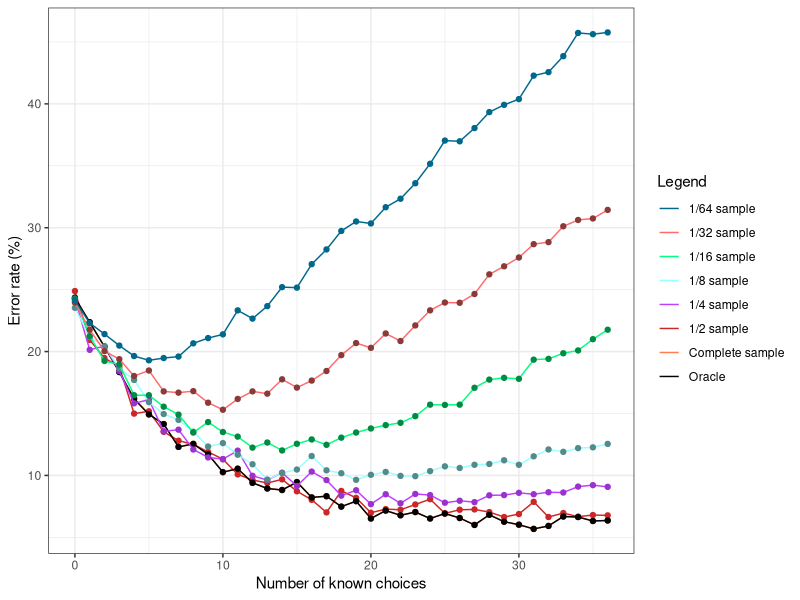
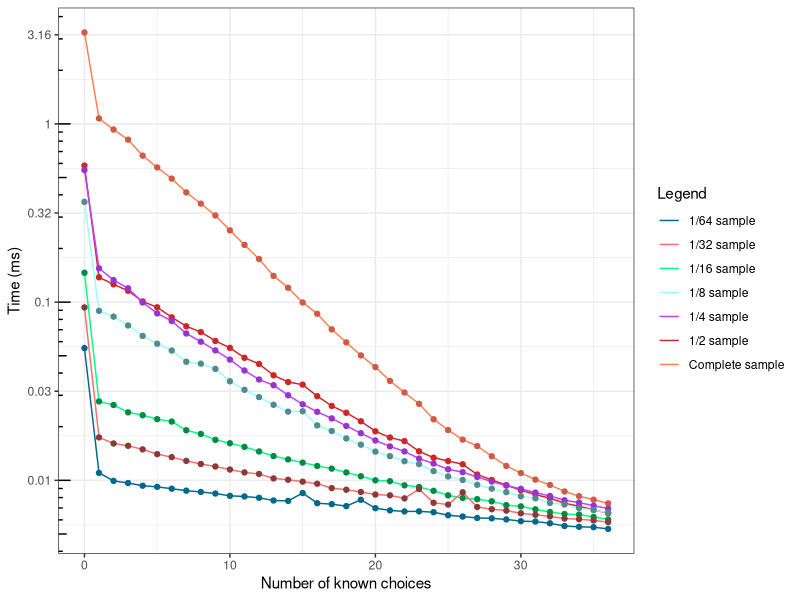

The R source for these figures, in order:
library(ggplot2)

#--------------------------------------------------------------------------------------------
#Parametres globaux
dataset_name = "alarm"
algo_name = "rc"
taille_img_x = 1024/2
taille_img_y = 720/2
#fin parametres globaux
#--------------------------------------------------------------------------------------------

#--------------------------------------------------------------------------------------------
#data

oracle = c(0.7565026010404161,0.7763105242096838,0.7961184473789515,0.8165266106442577,0.8381352541016407,0.8507402961184474,0.8585434173669467,0.8769507803121248,0.8745498199279712,0.882953181272509,0.897358943577431,0.8945578231292517,0.9059623849539816,0.9105642256902761,0.9117647058823529,0.9053621448579432,0.9177671068427371,0.916766706682673,0.9251700680272109,0.9207683073229291,0.9347739095638256,0.9283713485394157,0.9321728691476591,0.9295718287314926,0.9347739095638256,0.9307723089235694,0.9343737494997999,0.9399759903961584,0.9317727090836334,0.937374949979992,0.9397759103641457,0.9431772709083633,0.9407763105242097,0.933173269307723,0.9335734293717487,0.9367747098839536,0.936374549819928)
courbe1 = c(0.7565026010404161,0.7763105242096838,0.7961184473789515,0.8165266106442577,0.8381352541016407,0.8507402961184474,0.8585434173669467,0.8769507803121248,0.8745498199279712,0.882953181272509,0.897358943577431,0.8945578231292517,0.9059623849539816,0.9105642256902761,0.9117647058823529,0.9053621448579432,0.9177671068427371,0.916766706682673,0.9251700680272109,0.9207683073229291,0.9347739095638256,0.9283713485394157,0.9321728691476591,0.9295718287314926,0.9347739095638256,0.9307723089235694,0.9343737494997999,0.9399759903961584,0.9317727090836334,0.937374949979992,0.9397759103641457,0.9431772709083633,0.9407763105242097,0.933173269307723,0.9335734293717487,0.9367747098839536,0.936374549819928)
courbe1_2 = c(0.7511336356361696,0.7906108295545479,0.8052814083755668,0.8122165910909576,0.850093358228861,0.8482261936516404,0.86476393704988,0.8719658575620165,0.8748999733262203,0.8810349426513737,0.8869031741797813,0.899173112830088,0.9037076553747666,0.9061082955454788,0.903174179781275,0.9127767404641237,0.9197119231795146,0.9298479594558549,0.9125100026673779,0.9181114963990398,0.9301146972526007,0.9271805814883969,0.9277140570818885,0.9234462523339557,0.919178447586023,0.9306481728460922,0.9277140570818885,0.9274473192851427,0.9295812216591091,0.9335822886102961,0.9311816484395838,0.9213123499599893,0.9335822886102961,0.9303814350493465,0.9333155508135503,0.9319818618298212,0.932248599626567)
courbe1_4 = c(0.7574302697759487,0.7985825331504344,0.7956104252400549,0.81572930955647,0.8417924096936442,0.8388203017832647,0.8644261545496114,0.8630544124371284,0.8790580704160951,0.8854595336076817,0.8868312757201646,0.8799725651577504,0.9003200731595793,0.9037494284407864,0.8978052126200274,0.9085505258344765,0.8968907178783722,0.9037494284407864,0.9163237311385459,0.9119798811156836,0.9231824417009602,0.9151806127114769,0.9224965706447188,0.9149519890260631,0.9158664837677183,0.9220393232738912,0.9204389574759945,0.9215820759030635,0.9160951074531322,0.9158664837677183,0.9140374942844078,0.9151806127114769,0.9135802469135802,0.9138088705989941,0.909007773205304,0.9078646547782351,0.9092363968907179)
courbe1_8 = c(0.764668231278003,0.7883507574141242,0.7958182206101985,0.8135267761894602,0.8229144442073821,0.8408363558779604,0.8504373799871986,0.8551312139961595,0.8647322381053979,0.8766801792191167,0.8739065500320035,0.8832942180499254,0.890975037337316,0.9033496906336675,0.8980157883507575,0.8952421591636441,0.8843609985065074,0.8958822274375934,0.8982291444420738,0.903563046724984,0.8995092809899723,0.8971623639854918,0.9003627053552379,0.9005760614465543,0.8965222957115425,0.8926818860678473,0.8939620226157456,0.8914017495199488,0.8907616812459995,0.8877746959675699,0.8914017495199488,0.8845743545978237,0.8790270962235972,0.8809473010454448,0.8779603157670152,0.8773202474930659,0.8745466183059526)
courbe1_16 = c(0.7571753045632872,0.7875283914928763,0.807557299194714,0.8104480693784845,0.8352260995250878,0.8352260995250878,0.844517860830064,0.8509188519512699,0.8653727028701218,0.8569068759033657,0.8649597357010118,0.8686764402230023,0.8775552343588685,0.8734255626677679,0.8798265537889738,0.874457980590543,0.8709477596531076,0.8752839149287631,0.8695023745612224,0.8653727028701218,0.8620689655172413,0.8593846789180261,0.8575263266570308,0.8521577534586,0.8428659921536238,0.8430724757381788,0.8428659921536238,0.8292380755729919,0.822630600867231,0.8211852157753459,0.822011150113566,0.8065248812719389,0.8059054305182738,0.8013627916580632,0.7990914722279578,0.7900061945075366,0.7823663018790006)
courbe1_32= c(0.7604145498882341,0.7823613086770982,0.7996342206868523,0.8061369640317009,0.8197520829099777,0.8152814468603943,0.8321479374110953,0.8331639910587278,0.8319447266815688,0.8412924202397887,0.8469823206665312,0.8382442592968908,0.8321479374110953,0.833976833976834,0.8223938223938224,0.8290997764681975,0.823409876041455,0.8156878683194473,0.8028855923592766,0.7931314773420036,0.7969924812030075,0.7854094696199959,0.7915057915057915,0.7789067262751473,0.7667140825035562,0.7604145498882341,0.7606177606177607,0.7535053850843324,0.737654948181264,0.7311522048364154,0.7240398293029872,0.7132696606380817,0.7116439748018696,0.6988416988416989,0.6937614306035359,0.6925421662263768,0.6856330014224751)
courbe1_64 = c(0.7586693548387097,0.777016129032258,0.7858870967741935,0.7951612903225806,0.8036290322580645,0.8070564516129032,0.805241935483871,0.8040322580645162,0.7933467741935484,0.7891129032258064,0.7860887096774194,0.7667338709677419,0.7733870967741936,0.7633064516129032,0.7479838709677419,0.7483870967741936,0.7294354838709678,0.7175403225806452,0.7026209677419355,0.6949596774193548,0.6965725806451613,0.6834677419354839,0.6766129032258065,0.6641129032258064,0.6483870967741936,0.6296370967741935,0.630241935483871,0.6195564516129032,0.6066532258064516,0.6008064516129032,0.5961693548387097,0.5772177419354839,0.5743951612903225,0.561491935483871,0.542741935483871,0.54375,0.5423387096774194)

tps_courbe1 = c(3.260436447979192,1.0735578707482993,0.93003493717487,0.8156372893157263,0.6635573503401361,0.5699110468187275,0.49307356282513004,0.4128526744697879,0.35688447659063627,0.3063106844737895,0.2527949253701481,0.2095138793517407,0.17454798039215685,0.1403603757503001,0.12034017987194878,0.09953717326930772,0.08602137775110044,0.0703179943977591,0.0594418087234894,0.0502299549819928,0.0432231862745098,0.03614089775910364,0.031091359543817528,0.026876727290916367,0.02202147919167667,0.01914060424169668,0.01692589595838335,0.015571928171268507,0.01365353181272509,0.012042611444577831,0.010987975590236095,0.010094930972388956,0.009418771108443377,0.008660603041216486,0.008147490196078432,0.007782820528211285,0.007425873949579832)
tps_courbe1_2 = c(0.5834426065617498,0.13785424939983995,0.1257786230994932,0.11573462790077355,0.10085504027740731,0.09352511576420379,0.08219824459855962,0.07319367404641237,0.06792878607628701,0.060548114963990395,0.05536693091491064,0.048706759935982925,0.04499676126967191,0.03883989517204588,0.0356093360896239,0.03442863857028541,0.02965932035209389,0.026137434782608694,0.023936898106161644,0.021451500133368898,0.0188418114163777,0.017386514003734328,0.016602684182448653,0.014545157108562284,0.013392590824219792,0.012833652707388636,0.01230280901573753,0.010778532141904508,0.010050082955454788,0.009394672445985595,0.00879849826620432,0.008323281408375566,0.007928666844491864,0.0074390360096025605,0.00714911309682582,0.006836783675646839,0.0065359882635369435)
tps_courbe1_4 = c(0.5512198774577046,0.15480721376314585,0.13294712825788751,0.11954266780978509,0.09959187905807042,0.08646775788751715,0.07832855441243713,0.06665838820301784,0.059952558756287154,0.05360913100137174,0.04760051440329218,0.04133211271147691,0.036782938500228624,0.034173339734796526,0.03000913305898491,0.0267187633744856,0.024230078417924097,0.02225317146776406,0.020187128715134887,0.018395297668038407,0.016739331275720165,0.015500158207590306,0.014530874485596708,0.013246705304069501,0.01241713854595336,0.011536369913123,0.011113029263831732,0.010439139003200731,0.009845171239140376,0.00934022130772748,0.008959086877000456,0.008536445358939186,0.008167636716963878,0.007732367855509831,0.007497670553269319,0.007205697302240512,0.006941411065386374)
tps_courbe1_8 = c(0.36526619692767226,0.08933387518668658,0.08288692297845103,0.07392462940046939,0.06464287774695968,0.058451441433752936,0.05350505525922765,0.04628825752080222,0.04514204693834009,0.04220091188393429,0.03595924898655856,0.032213715382974184,0.029311510987838702,0.026537263281416684,0.024287268401962877,0.024412592063153403,0.020341851290804354,0.018908952208235547,0.01718199402602944,0.015858211649242587,0.014492012374653297,0.013671115425645402,0.012801526136121186,0.012334092169831449,0.011262244932792832,0.010519732878173671,0.01004957200768082,0.00943826242799232,0.008978212075954768,0.008582088756133987,0.00814183955621933,0.007930151056112653,0.007472900149349264,0.007314420738212076,0.006987438233411564,0.006807619799445274,0.006586868572647749)
tps_courbe1_16 = c(0.14614744104893662,0.02771782366301879,0.026465179227751393,0.02407389077018377,0.023196595705141442,0.02203614825521371,0.021364317571753045,0.01909617406566178,0.018211159818294447,0.016873393144744994,0.01614777431344208,0.015406482552137104,0.014519336774726409,0.013682110881684906,0.013099510014453851,0.012570884162709064,0.012040165186867645,0.011633859797646088,0.011072214536444353,0.010539119347511873,0.010000740450134214,0.009890863720834194,0.00937315052653314,0.009179855461490811,0.008731550898203592,0.008238211232707,0.007960594879207103,0.007838540986991533,0.007627925046458806,0.007255726409250465,0.0071421792277513935,0.006874006400991122,0.006640902952715259,0.006468300433615528,0.006426575882717324,0.00622650361346273,0.006032918232500516)
tps_courbe1_32= c(0.09338369498069499,0.017408818532818532,0.016098247510668563,0.015624732371469214,0.014918029262345051,0.014027833570412518,0.013491121926437716,0.0128576565738671,0.012351667140825036,0.01195574700264174,0.011496727697622434,0.01107483722820565,0.010860743954480797,0.0102512188579557,0.010074168258484048,0.009828678723836618,0.009571007315586263,0.009041758382442594,0.008857958545011176,0.008602930298719773,0.008324474700264173,0.00824021520016257,0.007919498882340987,0.008929088396667345,0.007480628327575696,0.007309440357650884,0.008570870757976022,0.007081931517984149,0.006882726275147328,0.006760792318634424,0.006533878073562284,0.006405898801056696,0.006277661450924609,0.006102761633814266,0.006050069091648039,0.005958121316805527,0.00583003434261329)
tps_courbe1_64 = c(0.055193120766129034,0.011006599596774193,0.009931004838709677,0.009656213911290323,0.009329253830645161,0.009190548790322581,0.0089747,0.008750179637096775,0.008605391935483871,0.008433113911290322,0.008184747580645161,0.008118943145161291,0.007980783467741935,0.00770553185483871,0.007665311491935484,0.008487722983870967,0.007444052620967742,0.007351283064516129,0.0071640604838709675,0.007776345766129032,0.006975235887096774,0.0067816649193548385,0.0066895022177419355,0.006698707661290323,0.006623079032258065,0.006369771572580645,0.006263685080645161,0.006149351008064516,0.006120639314516129,0.006035147177419355,0.005900102016129032,0.005870464717741936,0.005739877217741936,0.005542830241935484,0.005483942943548387,0.005458233669354839,0.005338340927419354)

#--------------------------------------------------------------------------------------------
#parametres graphes
# -- manuels
x_pas_erreur = 4
y_pas_erreur = 3
x_legend_erreur = 0
y_legend_erreur = 50
y_padding_erreur = 1

x_pas_time = 4
y_pas_time = 3
x_legend_time = 0
y_legend_time = 0.013
y_padding_time = 0.01

# -- auto calcul

#MAJ VERS ERROR
oracle = 100-100*oracle
courbe1 = 100-100*courbe1
courbe1_2 = 100-100*courbe1_2
courbe1_4 = 100-100*courbe1_4
courbe1_8 = 100-100*courbe1_8
courbe1_16 = 100-100*courbe1_16
courbe1_32 = 100-100*courbe1_32
courbe1_64 = 100-100*courbe1_64

nb_val = length(oracle)

min_val_erreur = 30000
min_val_erreur = min(min_val_erreur,100-100*oracle)
min_val_erreur = min(min_val_erreur,100-100*courbe1)
min_val_erreur = min(min_val_erreur,100-100*courbe1_2)
min_val_erreur = min(min_val_erreur,100-100*courbe1_4)
min_val_erreur = min(min_val_erreur,100-100*courbe1_8)
min_val_erreur = min(min_val_erreur,100-100*courbe1_16)
min_val_erreur = min(min_val_erreur,100-100*courbe1_32)
min_val_erreur = min(min_val_erreur,100-100*courbe1_64)
min_val_erreur = ceiling(min_val_erreur)

max_val_erreur = 0
max_val_erreur = max(max_val_erreur,100-100*oracle)
max_val_erreur = max(max_val_erreur,100-100*courbe1)
max_val_erreur = max(max_val_erreur,100-100*courbe1_2)
max_val_erreur = max(max_val_erreur,100-100*courbe1_4)
max_val_erreur = max(max_val_erreur,100-100*courbe1_8)
max_val_erreur = max(max_val_erreur,100-100*courbe1_16)
max_val_erreur = max(max_val_erreur,100-100*courbe1_32)
max_val_erreur = max(max_val_erreur,100-100*courbe1_64)
max_val_erreur = floor(max_val_erreur)

size = 0:(nb_val-1)
x_lim_erreur = c(0,(nb_val-1))
if(min_val_erreur-y_padding_erreur <= 0){
  min_val_erreur = min_val_erreur+y_padding_erreur+0.00001
}
y_lim_erreur = c((min_val_erreur-y_padding_erreur),(max_val_erreur+y_padding_erreur))
x_axp_erreur = c(0, (nb_val-1), x_pas_erreur)
y_axp_erreur = c((min_val_erreur-y_padding_erreur),(max_val_erreur+y_padding_erreur),y_pas_erreur)

min_val_time = 30000
min_val_time = min(min_val_erreur,100-100*tps_courbe1)
min_val_time = min(min_val_erreur,100-100*tps_courbe1_2)
min_val_time = min(min_val_erreur,100-100*tps_courbe1_4)
min_val_time = min(min_val_erreur,100-100*tps_courbe1_8)
min_val_time = min(min_val_erreur,100-100*tps_courbe1_16)
min_val_time = min(min_val_erreur,100-100*tps_courbe1_32)
min_val_time = min(min_val_erreur,100-100*tps_courbe1_64)
min_val_time = ceiling(min_val_erreur)

max_val_time = 0
max_val_time = max(max_val_time,tps_courbe1)
max_val_time = max(max_val_time,tps_courbe1_2)
max_val_time = max(max_val_time,tps_courbe1_4)
max_val_time = max(max_val_time,tps_courbe1_8)
max_val_time = max(max_val_time,tps_courbe1_16)
max_val_time = max(max_val_time,tps_courbe1_32)
max_val_time = max(max_val_time,tps_courbe1_64)
max_val_time = floor(max_val_time)

x_lim_time = c(0,(nb_val-1))
if(min_val_time-y_padding_time <= 0){
  min_val_time = min_val_time+y_padding_time+0.00001
}

png(file=paste("Taux_erreur_sur_",dataset_name,"_",algo_name,".png",sep=""), bg="white", width=taille_img_x, height=taille_img_y, pointsize = 12)
(ggplot(NULL, aes(size)) + #scale_y_log10(breaks = round(seq(0, 100, by = 5),1)) + annotation_logticks(sides="l") +
  ylab("Error rate (%)") + xlab("Number of known choices") + theme_bw() #+ theme(legend.position="bottom")
+geom_line(aes(y=courbe1, colour="Complete sample",shape="a")) + geom_point(aes(y=courbe1), colour="coral3") 
+geom_line(aes(y=courbe1_2, colour="1/2 sample",shape="b")) + geom_point(aes(y=courbe1_2), colour="firebrick3") 
+geom_line(aes(y=oracle, colour="Oracle",shape="b")) + geom_point(aes(y=oracle), colour="black") 
+geom_line(aes(y=courbe1_4, colour="1/4 sample")) + geom_point(aes(y=courbe1_4), colour="darkorchid3") 
+geom_line(aes(y=courbe1_8, colour="1/8 sample")) + geom_point(aes(y=courbe1_8), colour="darkslategray4") 
+geom_line(aes(y=courbe1_16, colour="1/16 sample")) + geom_point(aes(y=courbe1_16), colour="springgreen4") 
+geom_line(aes(y=courbe1_32, colour="1/32 sample")) + geom_point(aes(y=courbe1_32), colour="indianred4") 
+geom_line(aes(y=courbe1_64, colour="1/64 sample")) + geom_point(aes(y=courbe1_64), colour="deepskyblue4") 
+ scale_colour_manual(name = 'Legend', guide = 'legend',
                      limits = c(NULL
                                 ,'1/64 sample' #1_64
                                 ,'1/32 sample' #1_32
                                 ,'1/16 sample' #1_16
                                 ,'1/8 sample' #1_8
                                 ,'1/4 sample' #1_4
                                 ,'1/2 sample' #1_2
                                 ,'Complete sample' #courbe1
                                 ,'Oracle' #oracleVrai
                      ),
                      values =c(NULL
                                ,'Complete sample'='coral' #courbe1
                                ,'1/2 sample'='firebrick3' #1_2
                                ,'1/4 sample'='darkorchid1' #1_4
                                ,'1/8 sample'='darkslategray1' #1_8
                                ,'1/16 sample'='springgreen' #1_16
                                ,'1/32 sample'='indianred1' #1_32
                                ,'1/64 sample'='deepskyblue4' #1_64
                                ,'Oracle'='black' #oracleVrai
                      )))

dev.off()

png(file=paste("Temps_sur_",dataset_name,"_",algo_name,".png",sep=""), bg="white", width=taille_img_x, height=taille_img_y, pointsize = 12)
(ggplot(NULL, aes(size))
+ scale_y_log10(
  breaks = scales::trans_breaks("log10", function(x) 10^x),
  labels = scales::trans_format("log10", function(x) round(10^x,2)))
+ annotation_logticks(sides="l")
+ theme_bw() +
  ylab("Time (ms)") + xlab("Number of known choices") #+ theme(legend.position="bottom")
+geom_line(aes(y=tps_courbe1, colour="Complete sample",shape="a")) + geom_point(aes(y=tps_courbe1), colour="coral3") 
+geom_line(aes(y=tps_courbe1_2, colour="1/2 sample",shape="b")) + geom_point(aes(y=tps_courbe1_2), colour="firebrick3") 
+geom_line(aes(y=tps_courbe1_4, colour="1/4 sample")) + geom_point(aes(y=tps_courbe1_4), colour="darkorchid3") 
+geom_line(aes(y=tps_courbe1_8, colour="1/8 sample")) + geom_point(aes(y=tps_courbe1_8), colour="darkslategray4") 
+geom_line(aes(y=tps_courbe1_16, colour="1/16 sample")) + geom_point(aes(y=tps_courbe1_16), colour="springgreen4") 
+geom_line(aes(y=tps_courbe1_32, colour="1/32 sample")) + geom_point(aes(y=tps_courbe1_32), colour="indianred4") 
+geom_line(aes(y=tps_courbe1_64, colour="1/64 sample")) + geom_point(aes(y=tps_courbe1_64), colour="deepskyblue4") 
+ scale_colour_manual(name = 'Legend', guide = 'legend',
                      limits = c(NULL
                                 ,'1/64 sample' #1_64
                                 ,'1/32 sample' #1_32
                                 ,'1/16 sample' #1_16
                                 ,'1/8 sample' #1_8
                                 ,'1/4 sample' #1_4
                                 ,'1/2 sample' #1_2
                                 ,'Complete sample' #courbe1
                      ),
                      values =c(NULL
                                ,'Complete sample'='coral' #courbe1
                                ,'1/2 sample'='firebrick3' #1_2
                                ,'1/4 sample'='darkorchid1' #1_4
                                ,'1/8 sample'='darkslategray1' #1_8
                                ,'1/16 sample'='springgreen' #1_16
                                ,'1/32 sample'='indianred1' #1_32
                                ,'1/64 sample'='deepskyblue4' #1_64
                      )))
dev.off()
